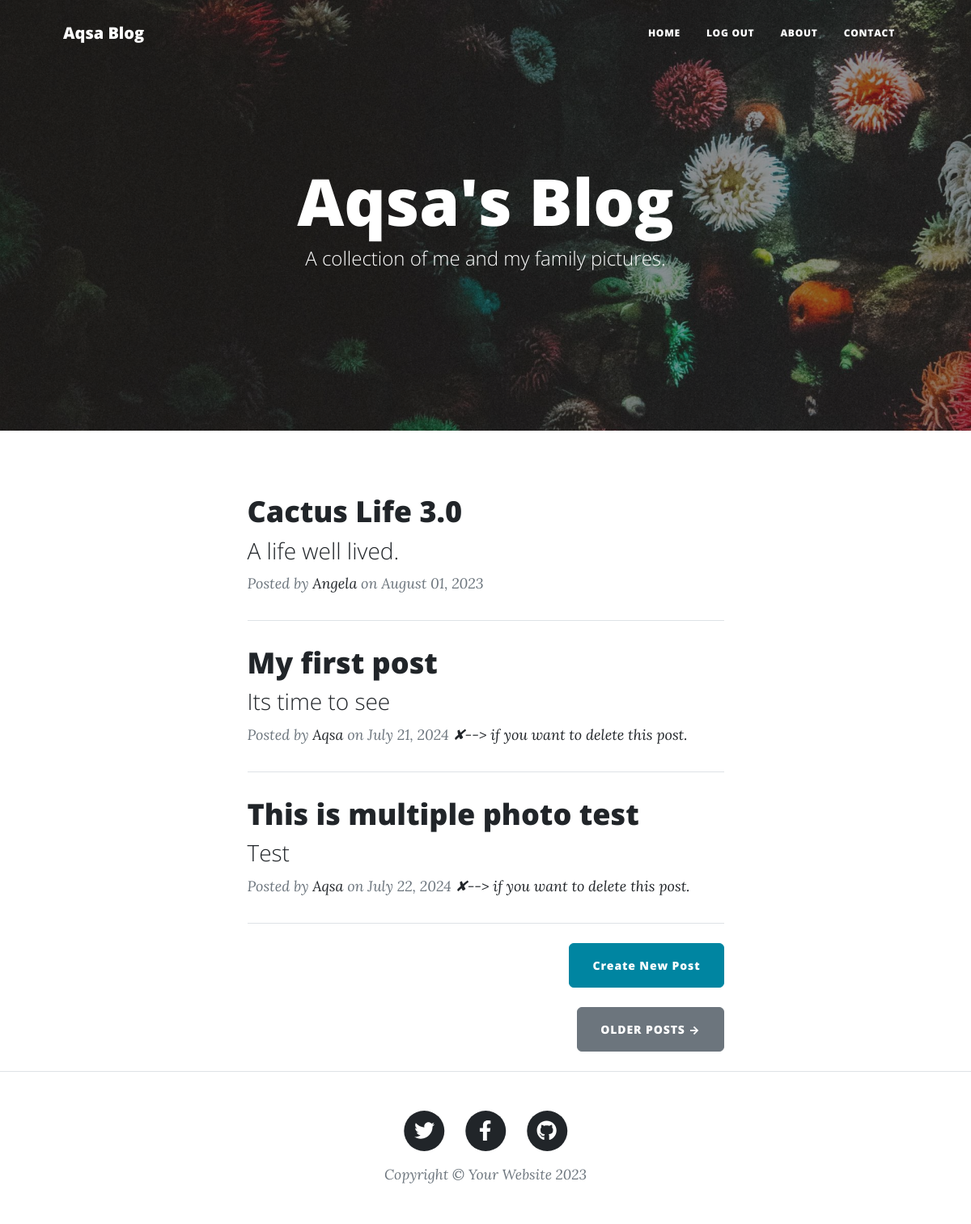
The app's page / (signed in), older data.
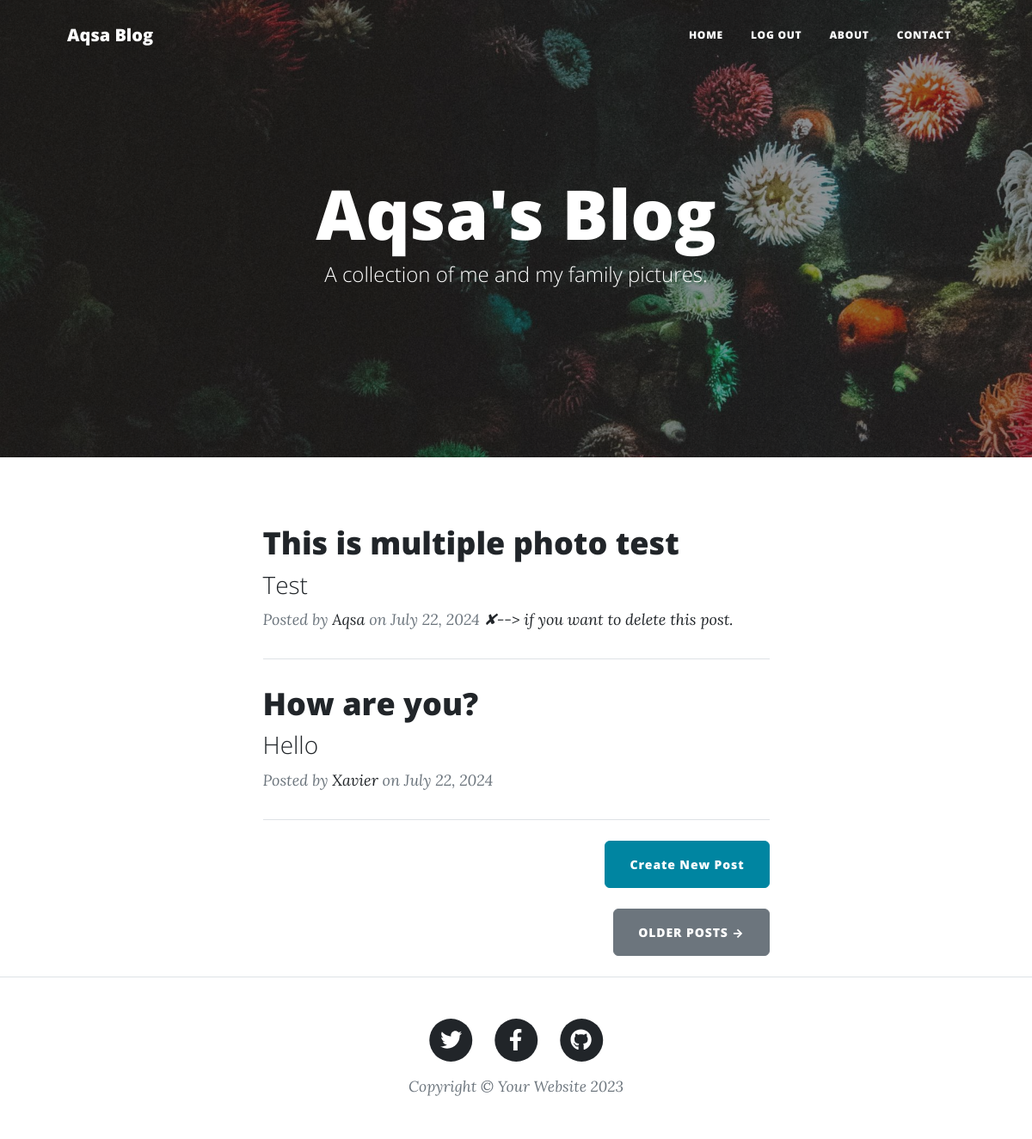
The same page, newer data.
### main.py (models this page shows)
class BlogPost(db.Model):
    __tablename__ = "blog_posts"
    id = db.Column(db.Integer, primary_key=True)
    id: Mapped[int] = mapped_column(Integer, primary_key=True)
    author_id: Mapped[int] = mapped_column(Integer, db.ForeignKey("users.id"))
    author = relationship("User", back_populates="posts")
    title: Mapped[str] = mapped_column(String(250), unique=True, nullable=False)
    subtitle: Mapped[str] = mapped_column(String(250), nullable=False)
    date: Mapped[str] = mapped_column(String(250), nullable=False)
    body: Mapped[str] = mapped_column(Text, nullable=False)
    img_url: Mapped[str] = mapped_column(String(250), nullable=True)
    content_img_url: Mapped[str] = mapped_column(String(250), nullable=True)
    images = db.relationship('Image', back_populates='post', cascade="all, delete-orphan")
    comments = relationship("Comment", back_populates="parent_post")

class User(UserMixin, db.Model):
    __tablename__ = "users"
    id: Mapped[int] = mapped_column(Integer, primary_key=True)
    email: Mapped[str] = mapped_column(String(100), unique=True)
    password: Mapped[str] = mapped_column(String(100))
    name: Mapped[str] = mapped_column(String(100))
    posts = relationship("BlogPost", back_populates="author")
    comments = relationship("Comment", back_populates="comment_author")

### main.py (the view)
@app.route('/')
def get_all_posts():
    result = db.session.execute(db.select(BlogPost))
    posts = result.scalars().all()
    return render_template("index.html", all_posts=posts, current_user=current_user)

### main.py (called while the page is built)
@login_manager.user_loader
def load_user(user_id):
    return db.get_or_404(User, user_id)

### templates/index.html
{% include "header.html" %}
<header class="masthead" style="background-image: url('{{ url_for('static', filename='assets/img/home-bg.jpg') }}')">
  <div class="container position-relative px-4 px-lg-5">
    <div class="row gx-4 gx-lg-5 justify-content-center">
      <div class="col-md-10 col-lg-8 col-xl-7">
        <div class="site-heading">
          <h1>Aqsa's Blog</h1>
          <span class="subheading">A collection of me and my family pictures.</span>
        </div>
      </div>
    </div>
  </div>
</header>
<div class="container px-4 px-lg-5">
  <div class="row gx-4 gx-lg-5 justify-content-center">
    <div class="col-md-10 col-lg-8 col-xl-7">
      {% for post in all_posts %}
      <div class="post-preview">
        <a href="{{ url_for('show_post', post_id=post.id) }}">
          <h2 class="post-title">{{ post.title }}</h2>
          <h3 class="post-subtitle">{{ post.subtitle }}</h3>
        </a>
        <p class="post-meta">
          Posted by
          <a href="#">{{ post.author.name }}</a>
          on {{ post.date }}
          {% if current_user.is_authenticated and current_user.id == post.author.id %}
          <a href="{{ url_for('delete_post', post_id=post.id) }}">✘--> if you want to delete this post.</a>
          {% endif %}
        </p>
      </div>
      <hr class="my-4" />
      {% endfor %}
      {% if current_user.is_authenticated %}
      <div class="d-flex justify-content-end mb-4">
        <a class="btn btn-primary float-right" href="{{ url_for('add_new_post') }}">Create New Post</a>
      </div>
      {% endif %}
      <div class="d-flex justify-content-end mb-4">
        <a class="btn btn-secondary text-uppercase" href="#!">Older Posts →</a>
      </div>
    </div>
  </div>
</div>
{% include "footer.html" %}

Row changes from the older to the newer data that the page shows:
removed BlogPost: title "Cactus Life 3.0", subtitle "A life well lived.", author.name "Angela", date "August 01, 2023"
removed BlogPost: title "My first post", subtitle "Its time to see", author.name "Aqsa", date "July 21, 2024"
added BlogPost: title "How are you?", subtitle "Hello", author.name "Xavier", date "July 22, 2024"
